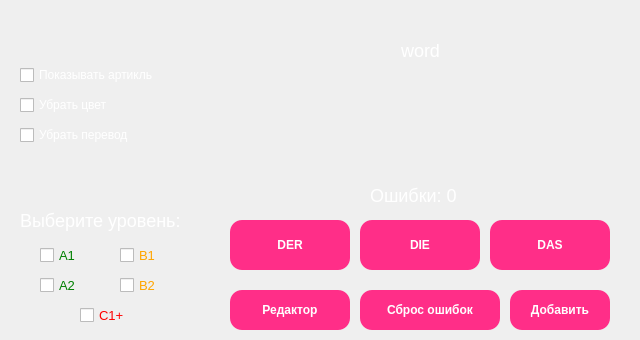
<?xml version="1.0" encoding="UTF-8"?>
<ui version="4.0">
 <class>MainWindow</class>
 <widget class="QMainWindow" name="MainWindow">
  <property name="geometry">
   <rect>
    <x>0</x>
    <y>0</y>
    <width>640</width>
    <height>340</height>
   </rect>
  </property>
  <property name="styleSheet">
   <string>
QMainWindow {
    background-color: qlineargradient(x1:0, y1:0, x2:1, y2:1,
    stop:0 #12002b, stop:1 #1a0033);
    color: white;
}

QPushButton {
    background-color: #ff2e88;
    color: white;
    border-radius: 12px;
    padding: 10px;
    font-weight: bold;
}

QPushButton:hover {
    background-color: #ff4fa3;
}

QLabel {
    color: white;
    font-size: 18px;
}

QCheckBox {
    color: white;
}
   </string>
  </property>
  <widget class="QWidget" name="centralwidget">
   <widget class="QLabel" name="lblWord">
    <property name="geometry">
     <rect>
      <x>230</x>
      <y>20</y>
      <width>381</width>
      <height>60</height>
     </rect>
    </property>
    <property name="font">
     <font>
      <pointsize>-1</pointsize>
     </font>
    </property>
    <property name="text">
     <string>word</string>
    </property>
    <property name="alignment">
     <set>Qt::AlignCenter</set>
    </property>
   </widget>
   <widget class="QLabel" name="lblTranslation">
    <property name="geometry">
     <rect>
      <x>230</x>
      <y>90</y>
      <width>381</width>
      <height>40</height>
     </rect>
    </property>
    <property name="text">
     <string/>
    </property>
    <property name="alignment">
     <set>Qt::AlignCenter</set>
    </property>
   </widget>
   <widget class="QLabel" name="lblResult">
    <property name="geometry">
     <rect>
      <x>220</x>
      <y>140</y>
      <width>381</width>
      <height>40</height>
     </rect>
    </property>
    <property name="text">
     <string/>
    </property>
    <property name="alignment">
     <set>Qt::AlignCenter</set>
    </property>
   </widget>
   <widget class="QLabel" name="lblErrors">
    <property name="geometry">
     <rect>
      <x>370</x>
      <y>180</y>
      <width>121</width>
      <height>30</height>
     </rect>
    </property>
    <property name="text">
     <string>Ошибки: 0</string>
    </property>
   </widget>
   <widget class="QCheckBox" name="chkShowArticle">
    <property name="geometry">
     <rect>
      <x>20</x>
      <y>60</y>
      <width>200</width>
      <height>30</height>
     </rect>
    </property>
    <property name="text">
     <string>Показывать артикль</string>
    </property>
   </widget>
   <widget class="QCheckBox" name="chkNoColor">
    <property name="geometry">
     <rect>
      <x>20</x>
      <y>90</y>
      <width>200</width>
      <height>30</height>
     </rect>
    </property>
    <property name="text">
     <string>Убрать цвет</string>
    </property>
   </widget>
   <widget class="QCheckBox" name="chkHideTranslation">
    <property name="geometry">
     <rect>
      <x>20</x>
      <y>120</y>
      <width>200</width>
      <height>30</height>
     </rect>
    </property>
    <property name="text">
     <string>Убрать перевод</string>
    </property>
   </widget>
   <widget class="QCheckBox" name="chkA1">
    <property name="geometry">
     <rect>
      <x>40</x>
      <y>240</y>
      <width>80</width>
      <height>30</height>
     </rect>
    </property>
    <property name="font">
     <font>
      <pointsize>10</pointsize>
     </font>
    </property>
    <property name="styleSheet">
     <string notr="true">color: green</string>
    </property>
    <property name="text">
     <string>A1</string>
    </property>
   </widget>
   <widget class="QCheckBox" name="chkA2">
    <property name="geometry">
     <rect>
      <x>40</x>
      <y>270</y>
      <width>80</width>
      <height>30</height>
     </rect>
    </property>
    <property name="font">
     <font>
      <pointsize>10</pointsize>
     </font>
    </property>
    <property name="styleSheet">
     <string notr="true">color: green</string>
    </property>
    <property name="text">
     <string>A2</string>
    </property>
   </widget>
   <widget class="QCheckBox" name="chkB1">
    <property name="geometry">
     <rect>
      <x>120</x>
      <y>240</y>
      <width>80</width>
      <height>30</height>
     </rect>
    </property>
    <property name="font">
     <font>
      <pointsize>10</pointsize>
     </font>
    </property>
    <property name="styleSheet">
     <string notr="true">color: orange</string>
    </property>
    <property name="text">
     <string>B1</string>
    </property>
   </widget>
   <widget class="QCheckBox" name="chkB2">
    <property name="geometry">
     <rect>
      <x>120</x>
      <y>270</y>
      <width>80</width>
      <height>30</height>
     </rect>
    </property>
    <property name="font">
     <font>
      <pointsize>10</pointsize>
     </font>
    </property>
    <property name="styleSheet">
     <string notr="true">color: orange</string>
    </property>
    <property name="text">
     <string>B2</string>
    </property>
   </widget>
   <widget class="QCheckBox" name="chkC1">
    <property name="geometry">
     <rect>
      <x>80</x>
      <y>300</y>
      <width>80</width>
      <height>30</height>
     </rect>
    </property>
    <property name="font">
     <font>
      <pointsize>10</pointsize>
     </font>
    </property>
    <property name="styleSheet">
     <string notr="true">color: red</string>
    </property>
    <property name="text">
     <string>C1+</string>
    </property>
   </widget>
   <widget class="QPushButton" name="btnDer">
    <property name="geometry">
     <rect>
      <x>230</x>
      <y>220</y>
      <width>120</width>
      <height>50</height>
     </rect>
    </property>
    <property name="text">
     <string>DER</string>
    </property>
   </widget>
   <widget class="QPushButton" name="btnDie">
    <property name="geometry">
     <rect>
      <x>360</x>
      <y>220</y>
      <width>120</width>
      <height>50</height>
     </rect>
    </property>
    <property name="text">
     <string>DIE</string>
    </property>
   </widget>
   <widget class="QPushButton" name="btnDas">
    <property name="geometry">
     <rect>
      <x>490</x>
      <y>220</y>
      <width>120</width>
      <height>50</height>
     </rect>
    </property>
    <property name="text">
     <string>DAS</string>
    </property>
   </widget>
   <widget class="QPushButton" name="btnEdit">
    <property name="geometry">
     <rect>
      <x>230</x>
      <y>290</y>
      <width>120</width>
      <height>40</height>
     </rect>
    </property>
    <property name="text">
     <string>Редактор</string>
    </property>
   </widget>
   <widget class="QPushButton" name="btnReset">
    <property name="geometry">
     <rect>
      <x>360</x>
      <y>290</y>
      <width>140</width>
      <height>40</height>
     </rect>
    </property>
    <property name="text">
     <string>Сброс ошибок</string>
    </property>
   </widget>
   <widget class="QPushButton" name="btnAdd">
    <property name="geometry">
     <rect>
      <x>510</x>
      <y>290</y>
      <width>100</width>
      <height>40</height>
     </rect>
    </property>
    <property name="text">
     <string>Добавить</string>
    </property>
   </widget>
   <widget class="QLabel" name="label">
    <property name="geometry">
     <rect>
      <x>20</x>
      <y>210</y>
      <width>171</width>
      <height>21</height>
     </rect>
    </property>
    <property name="font">
     <font>
      <pointsize>-1</pointsize>
     </font>
    </property>
    <property name="styleSheet">
     <string notr="true">color: white</string>
    </property>
    <property name="text">
     <string>Выберите уровень:</string>
    </property>
   </widget>
  </widget>
 </widget>
 <resources/>
 <connections/>
</ui>
